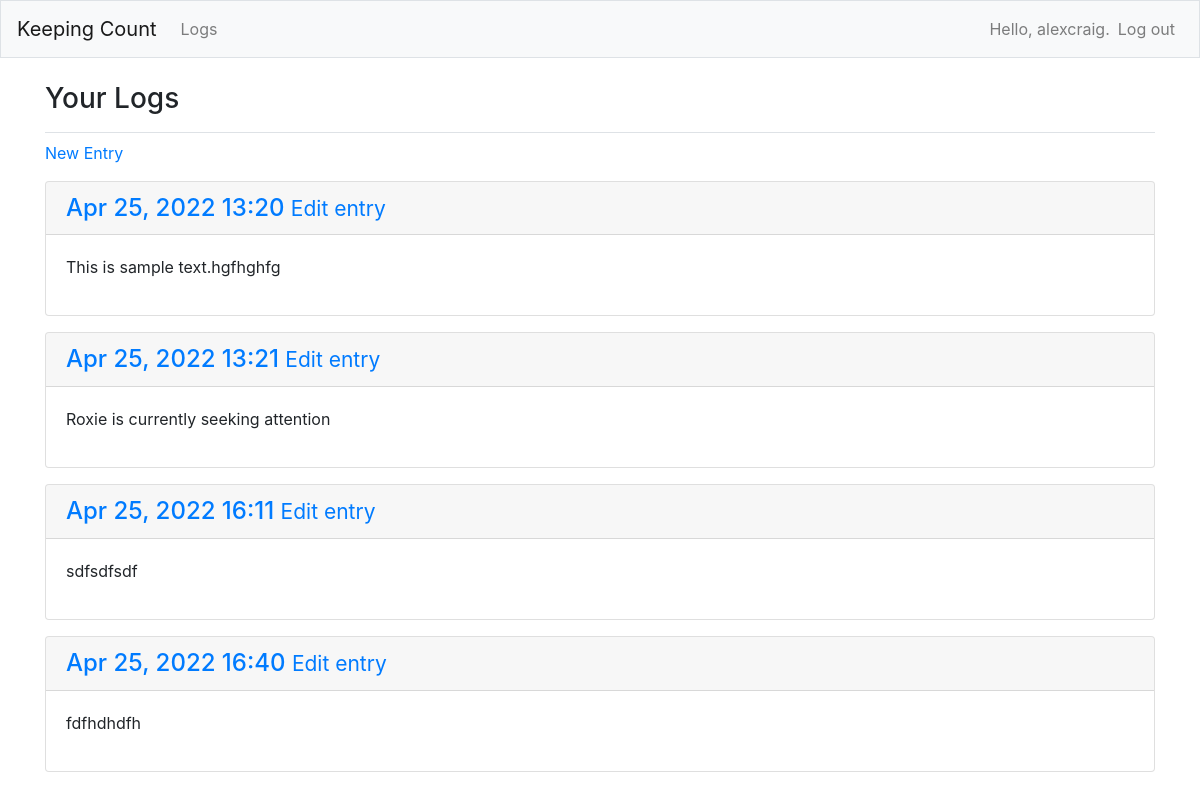
/logs/ (signed in), run on an earlier commit of the app's database.
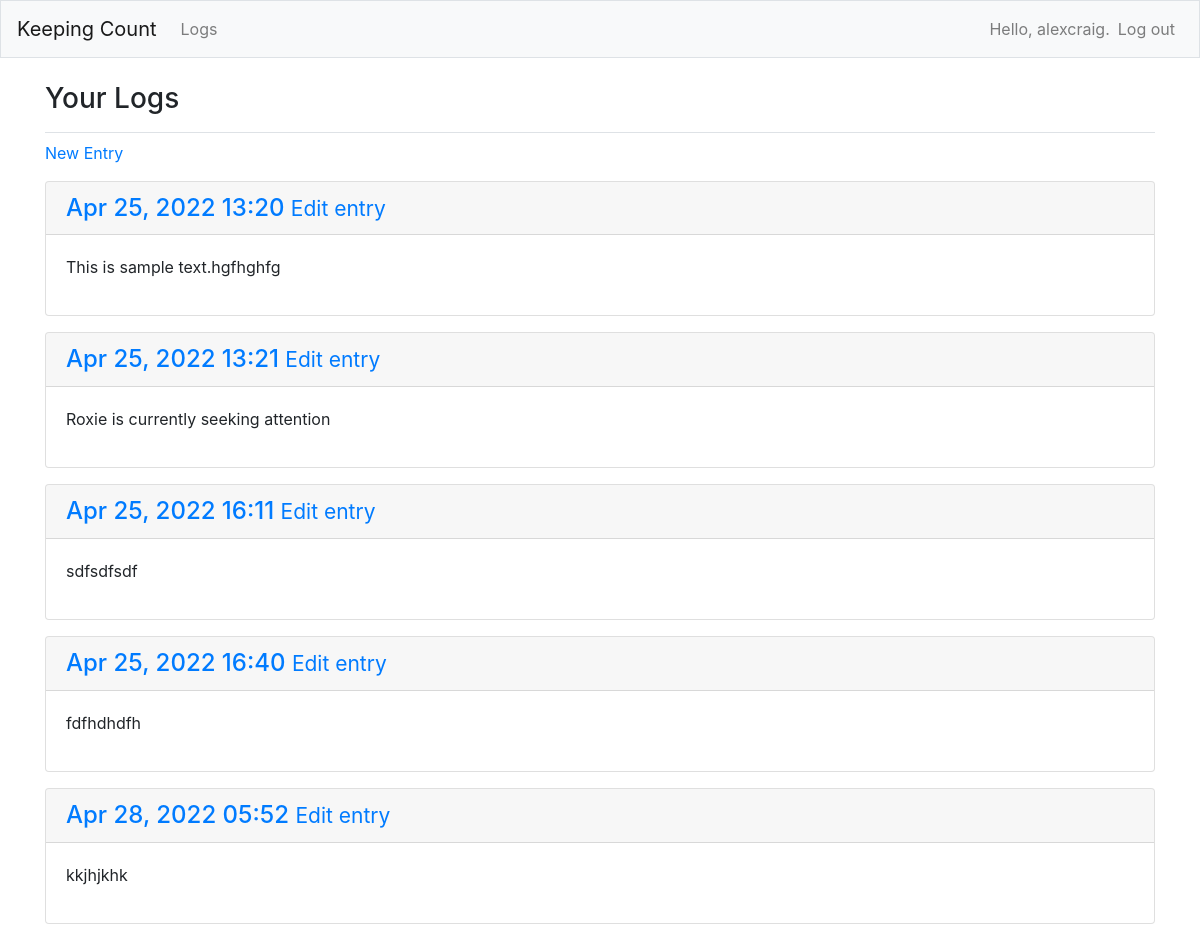
And on a later commit of the database.
### logs/models.py (models this page shows, shortened)
class Log(models.Model):
    text = models.TextField()
    date_added = models.DateTimeField(auto_now_add=True)
    date_updated = models.DateTimeField(auto_now=True)
    owner = models.ForeignKey(User, on_delete=models.CASCADE)
    objects = models.Manager()

### logs/views.py (the view)
# urls.py: path('', include('logs.urls')),
@login_required
def logs(request):
    user_logs = Log.objects.filter(owner=request.user).order_by('date_added')
    context = {'logs': user_logs}
    return render(request, 'logs/logs.html', context)

### logs/templates/logs/logs.html (shortened to what this page needs)
{% extends "base.html" %}
{% block page_header %}
<h3>Your Logs</h3>
{% endblock page_header %}
{% block content %}
    <p>
        <a href ="{% url 'logs:new_entry' %}">New Entry</a></p>
    {% for log in logs %}
    <div class="card mb-3">
        <h4 class="card-header">
            <a href="{%url 'logs:log_entry' log.id %}">{{ log.date_added|date:'M d, Y H:i'}}</a>
            <small><a href="{% url 'logs:edit_entry' log.id%}">Edit entry</a></small>
        </h4>
        <div class="card-body">
            {{log.text|linebreaks }}
        </div>
    </div>
    {% empty %}
    <p>No logs have been added yet.</p>
    {% endfor %}
{% endblock content %}

What changed in the data, as far as the page shows it:
added Log: date_added "Apr 28, 2022 05:52", text "kkjhjkhk"
